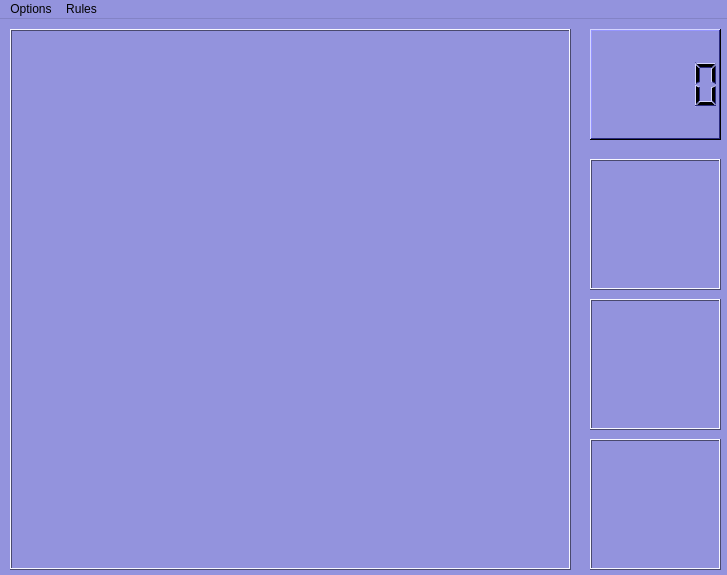
<?xml version="1.0" encoding="UTF-8"?>
<ui version="4.0">
 <class>MainWindow</class>
 <widget class="QMainWindow" name="MainWindow">
  <property name="geometry">
   <rect>
    <x>0</x>
    <y>0</y>
    <width>727</width>
    <height>575</height>
   </rect>
  </property>
  <property name="sizePolicy">
   <sizepolicy hsizetype="Fixed" vsizetype="Fixed">
    <horstretch>0</horstretch>
    <verstretch>0</verstretch>
   </sizepolicy>
  </property>
  <property name="minimumSize">
   <size>
    <width>727</width>
    <height>575</height>
   </size>
  </property>
  <property name="maximumSize">
   <size>
    <width>727</width>
    <height>575</height>
   </size>
  </property>
  <property name="palette">
   <palette>
    <active>
     <colorrole role="WindowText">
      <brush brushstyle="SolidPattern">
       <color alpha="255">
        <red>0</red>
        <green>0</green>
        <blue>0</blue>
       </color>
      </brush>
     </colorrole>
     <colorrole role="Button">
      <brush brushstyle="SolidPattern">
       <color alpha="255">
        <red>147</red>
        <green>147</green>
        <blue>221</blue>
       </color>
      </brush>
     </colorrole>
     <colorrole role="Light">
      <brush brushstyle="SolidPattern">
       <color alpha="255">
        <red>247</red>
        <green>247</green>
        <blue>255</blue>
       </color>
      </brush>
     </colorrole>
     <colorrole role="Midlight">
      <brush brushstyle="SolidPattern">
       <color alpha="255">
        <red>197</red>
        <green>197</green>
        <blue>238</blue>
       </color>
      </brush>
     </colorrole>
     <colorrole role="Dark">
      <brush brushstyle="SolidPattern">
       <color alpha="255">
        <red>73</red>
        <green>73</green>
        <blue>110</blue>
       </color>
      </brush>
     </colorrole>
     <colorrole role="Mid">
      <brush brushstyle="SolidPattern">
       <color alpha="255">
        <red>98</red>
        <green>98</green>
        <blue>147</blue>
       </color>
      </brush>
     </colorrole>
     <colorrole role="Text">
      <brush brushstyle="SolidPattern">
       <color alpha="255">
        <red>0</red>
        <green>0</green>
        <blue>0</blue>
       </color>
      </brush>
     </colorrole>
     <colorrole role="BrightText">
      <brush brushstyle="SolidPattern">
       <color alpha="255">
        <red>255</red>
        <green>255</green>
        <blue>255</blue>
       </color>
      </brush>
     </colorrole>
     <colorrole role="ButtonText">
      <brush brushstyle="SolidPattern">
       <color alpha="255">
        <red>0</red>
        <green>0</green>
        <blue>0</blue>
       </color>
      </brush>
     </colorrole>
     <colorrole role="Base">
      <brush brushstyle="SolidPattern">
       <color alpha="255">
        <red>255</red>
        <green>255</green>
        <blue>255</blue>
       </color>
      </brush>
     </colorrole>
     <colorrole role="Window">
      <brush brushstyle="SolidPattern">
       <color alpha="255">
        <red>147</red>
        <green>147</green>
        <blue>221</blue>
       </color>
      </brush>
     </colorrole>
     <colorrole role="Shadow">
      <brush brushstyle="SolidPattern">
       <color alpha="255">
        <red>0</red>
        <green>0</green>
        <blue>0</blue>
       </color>
      </brush>
     </colorrole>
     <colorrole role="AlternateBase">
      <brush brushstyle="SolidPattern">
       <color alpha="255">
        <red>201</red>
        <green>201</green>
        <blue>238</blue>
       </color>
      </brush>
     </colorrole>
     <colorrole role="ToolTipBase">
      <brush brushstyle="SolidPattern">
       <color alpha="255">
        <red>255</red>
        <green>255</green>
        <blue>220</blue>
       </color>
      </brush>
     </colorrole>
     <colorrole role="ToolTipText">
      <brush brushstyle="SolidPattern">
       <color alpha="255">
        <red>0</red>
        <green>0</green>
        <blue>0</blue>
       </color>
      </brush>
     </colorrole>
    </active>
    <inactive>
     <colorrole role="WindowText">
      <brush brushstyle="SolidPattern">
       <color alpha="255">
        <red>0</red>
        <green>0</green>
        <blue>0</blue>
       </color>
      </brush>
     </colorrole>
     <colorrole role="Button">
      <brush brushstyle="SolidPattern">
       <color alpha="255">
        <red>147</red>
        <green>147</green>
        <blue>221</blue>
       </color>
      </brush>
     </colorrole>
     <colorrole role="Light">
      <brush brushstyle="SolidPattern">
       <color alpha="255">
        <red>247</red>
        <green>247</green>
        <blue>255</blue>
       </color>
      </brush>
     </colorrole>
     <colorrole role="Midlight">
      <brush brushstyle="SolidPattern">
       <color alpha="255">
        <red>197</red>
        <green>197</green>
        <blue>238</blue>
       </color>
      </brush>
     </colorrole>
     <colorrole role="Dark">
      <brush brushstyle="SolidPattern">
       <color alpha="255">
        <red>73</red>
        <green>73</green>
        <blue>110</blue>
       </color>
      </brush>
     </colorrole>
     <colorrole role="Mid">
      <brush brushstyle="SolidPattern">
       <color alpha="255">
        <red>98</red>
        <green>98</green>
        <blue>147</blue>
       </color>
      </brush>
     </colorrole>
     <colorrole role="Text">
      <brush brushstyle="SolidPattern">
       <color alpha="255">
        <red>0</red>
        <green>0</green>
        <blue>0</blue>
       </color>
      </brush>
     </colorrole>
     <colorrole role="BrightText">
      <brush brushstyle="SolidPattern">
       <color alpha="255">
        <red>255</red>
        <green>255</green>
        <blue>255</blue>
       </color>
      </brush>
     </colorrole>
     <colorrole role="ButtonText">
      <brush brushstyle="SolidPattern">
       <color alpha="255">
        <red>0</red>
        <green>0</green>
        <blue>0</blue>
       </color>
      </brush>
     </colorrole>
     <colorrole role="Base">
      <brush brushstyle="SolidPattern">
       <color alpha="255">
        <red>255</red>
        <green>255</green>
        <blue>255</blue>
       </color>
      </brush>
     </colorrole>
     <colorrole role="Window">
      <brush brushstyle="SolidPattern">
       <color alpha="255">
        <red>147</red>
        <green>147</green>
        <blue>221</blue>
       </color>
      </brush>
     </colorrole>
     <colorrole role="Shadow">
      <brush brushstyle="SolidPattern">
       <color alpha="255">
        <red>0</red>
        <green>0</green>
        <blue>0</blue>
       </color>
      </brush>
     </colorrole>
     <colorrole role="AlternateBase">
      <brush brushstyle="SolidPattern">
       <color alpha="255">
        <red>201</red>
        <green>201</green>
        <blue>238</blue>
       </color>
      </brush>
     </colorrole>
     <colorrole role="ToolTipBase">
      <brush brushstyle="SolidPattern">
       <color alpha="255">
        <red>255</red>
        <green>255</green>
        <blue>220</blue>
       </color>
      </brush>
     </colorrole>
     <colorrole role="ToolTipText">
      <brush brushstyle="SolidPattern">
       <color alpha="255">
        <red>0</red>
        <green>0</green>
        <blue>0</blue>
       </color>
      </brush>
     </colorrole>
    </inactive>
    <disabled>
     <colorrole role="WindowText">
      <brush brushstyle="SolidPattern">
       <color alpha="255">
        <red>73</red>
        <green>73</green>
        <blue>110</blue>
       </color>
      </brush>
     </colorrole>
     <colorrole role="Button">
      <brush brushstyle="SolidPattern">
       <color alpha="255">
        <red>147</red>
        <green>147</green>
        <blue>221</blue>
       </color>
      </brush>
     </colorrole>
     <colorrole role="Light">
      <brush brushstyle="SolidPattern">
       <color alpha="255">
        <red>247</red>
        <green>247</green>
        <blue>255</blue>
       </color>
      </brush>
     </colorrole>
     <colorrole role="Midlight">
      <brush brushstyle="SolidPattern">
       <color alpha="255">
        <red>197</red>
        <green>197</green>
        <blue>238</blue>
       </color>
      </brush>
     </colorrole>
     <colorrole role="Dark">
      <brush brushstyle="SolidPattern">
       <color alpha="255">
        <red>73</red>
        <green>73</green>
        <blue>110</blue>
       </color>
      </brush>
     </colorrole>
     <colorrole role="Mid">
      <brush brushstyle="SolidPattern">
       <color alpha="255">
        <red>98</red>
        <green>98</green>
        <blue>147</blue>
       </color>
      </brush>
     </colorrole>
     <colorrole role="Text">
      <brush brushstyle="SolidPattern">
       <color alpha="255">
        <red>73</red>
        <green>73</green>
        <blue>110</blue>
       </color>
      </brush>
     </colorrole>
     <colorrole role="BrightText">
      <brush brushstyle="SolidPattern">
       <color alpha="255">
        <red>255</red>
        <green>255</green>
        <blue>255</blue>
       </color>
      </brush>
     </colorrole>
     <colorrole role="ButtonText">
      <brush brushstyle="SolidPattern">
       <color alpha="255">
        <red>73</red>
        <green>73</green>
        <blue>110</blue>
       </color>
      </brush>
     </colorrole>
     <colorrole role="Base">
      <brush brushstyle="SolidPattern">
       <color alpha="255">
        <red>147</red>
        <green>147</green>
        <blue>221</blue>
       </color>
      </brush>
     </colorrole>
     <colorrole role="Window">
      <brush brushstyle="SolidPattern">
       <color alpha="255">
        <red>147</red>
        <green>147</green>
        <blue>221</blue>
       </color>
      </brush>
     </colorrole>
     <colorrole role="Shadow">
      <brush brushstyle="SolidPattern">
       <color alpha="255">
        <red>0</red>
        <green>0</green>
        <blue>0</blue>
       </color>
      </brush>
     </colorrole>
     <colorrole role="AlternateBase">
      <brush brushstyle="SolidPattern">
       <color alpha="255">
        <red>147</red>
        <green>147</green>
        <blue>221</blue>
       </color>
      </brush>
     </colorrole>
     <colorrole role="ToolTipBase">
      <brush brushstyle="SolidPattern">
       <color alpha="255">
        <red>255</red>
        <green>255</green>
        <blue>220</blue>
       </color>
      </brush>
     </colorrole>
     <colorrole role="ToolTipText">
      <brush brushstyle="SolidPattern">
       <color alpha="255">
        <red>0</red>
        <green>0</green>
        <blue>0</blue>
       </color>
      </brush>
     </colorrole>
    </disabled>
   </palette>
  </property>
  <property name="windowTitle">
   <string>1010 Deluxe!</string>
  </property>
  <property name="windowIcon">
   <iconset theme="1010">
    <normaloff>s1200.png</normaloff>s1200.png</iconset>
  </property>
  <widget class="QWidget" name="centralwidget">
   <widget class="QLCDNumber" name="lcdScore">
    <property name="geometry">
     <rect>
      <x>590</x>
      <y>10</y>
      <width>131</width>
      <height>111</height>
     </rect>
    </property>
    <property name="palette">
     <palette>
      <active>
       <colorrole role="WindowText">
        <brush brushstyle="SolidPattern">
         <color alpha="255">
          <red>0</red>
          <green>0</green>
          <blue>0</blue>
         </color>
        </brush>
       </colorrole>
       <colorrole role="Button">
        <brush brushstyle="SolidPattern">
         <color alpha="255">
          <red>85</red>
          <green>85</green>
          <blue>255</blue>
         </color>
        </brush>
       </colorrole>
       <colorrole role="Light">
        <brush brushstyle="SolidPattern">
         <color alpha="255">
          <red>213</red>
          <green>213</green>
          <blue>255</blue>
         </color>
        </brush>
       </colorrole>
       <colorrole role="Midlight">
        <brush brushstyle="SolidPattern">
         <color alpha="255">
          <red>149</red>
          <green>149</green>
          <blue>255</blue>
         </color>
        </brush>
       </colorrole>
       <colorrole role="Dark">
        <brush brushstyle="SolidPattern">
         <color alpha="255">
          <red>42</red>
          <green>42</green>
          <blue>127</blue>
         </color>
        </brush>
       </colorrole>
       <colorrole role="Mid">
        <brush brushstyle="SolidPattern">
         <color alpha="255">
          <red>56</red>
          <green>56</green>
          <blue>170</blue>
         </color>
        </brush>
       </colorrole>
       <colorrole role="Text">
        <brush brushstyle="SolidPattern">
         <color alpha="255">
          <red>0</red>
          <green>0</green>
          <blue>0</blue>
         </color>
        </brush>
       </colorrole>
       <colorrole role="BrightText">
        <brush brushstyle="SolidPattern">
         <color alpha="255">
          <red>255</red>
          <green>255</green>
          <blue>255</blue>
         </color>
        </brush>
       </colorrole>
       <colorrole role="ButtonText">
        <brush brushstyle="SolidPattern">
         <color alpha="255">
          <red>0</red>
          <green>0</green>
          <blue>0</blue>
         </color>
        </brush>
       </colorrole>
       <colorrole role="Base">
        <brush brushstyle="SolidPattern">
         <color alpha="255">
          <red>255</red>
          <green>255</green>
          <blue>255</blue>
         </color>
        </brush>
       </colorrole>
       <colorrole role="Window">
        <brush brushstyle="SolidPattern">
         <color alpha="255">
          <red>85</red>
          <green>85</green>
          <blue>255</blue>
         </color>
        </brush>
       </colorrole>
       <colorrole role="Shadow">
        <brush brushstyle="SolidPattern">
         <color alpha="255">
          <red>0</red>
          <green>0</green>
          <blue>0</blue>
         </color>
        </brush>
       </colorrole>
       <colorrole role="AlternateBase">
        <brush brushstyle="SolidPattern">
         <color alpha="255">
          <red>170</red>
          <green>170</green>
          <blue>255</blue>
         </color>
        </brush>
       </colorrole>
       <colorrole role="ToolTipBase">
        <brush brushstyle="SolidPattern">
         <color alpha="255">
          <red>255</red>
          <green>255</green>
          <blue>220</blue>
         </color>
        </brush>
       </colorrole>
       <colorrole role="ToolTipText">
        <brush brushstyle="SolidPattern">
         <color alpha="255">
          <red>0</red>
          <green>0</green>
          <blue>0</blue>
         </color>
        </brush>
       </colorrole>
      </active>
      <inactive>
       <colorrole role="WindowText">
        <brush brushstyle="SolidPattern">
         <color alpha="255">
          <red>0</red>
          <green>0</green>
          <blue>0</blue>
         </color>
        </brush>
       </colorrole>
       <colorrole role="Button">
        <brush brushstyle="SolidPattern">
         <color alpha="255">
          <red>85</red>
          <green>85</green>
          <blue>255</blue>
         </color>
        </brush>
       </colorrole>
       <colorrole role="Light">
        <brush brushstyle="SolidPattern">
         <color alpha="255">
          <red>213</red>
          <green>213</green>
          <blue>255</blue>
         </color>
        </brush>
       </colorrole>
       <colorrole role="Midlight">
        <brush brushstyle="SolidPattern">
         <color alpha="255">
          <red>149</red>
          <green>149</green>
          <blue>255</blue>
         </color>
        </brush>
       </colorrole>
       <colorrole role="Dark">
        <brush brushstyle="SolidPattern">
         <color alpha="255">
          <red>42</red>
          <green>42</green>
          <blue>127</blue>
         </color>
        </brush>
       </colorrole>
       <colorrole role="Mid">
        <brush brushstyle="SolidPattern">
         <color alpha="255">
          <red>56</red>
          <green>56</green>
          <blue>170</blue>
         </color>
        </brush>
       </colorrole>
       <colorrole role="Text">
        <brush brushstyle="SolidPattern">
         <color alpha="255">
          <red>0</red>
          <green>0</green>
          <blue>0</blue>
         </color>
        </brush>
       </colorrole>
       <colorrole role="BrightText">
        <brush brushstyle="SolidPattern">
         <color alpha="255">
          <red>255</red>
          <green>255</green>
          <blue>255</blue>
         </color>
        </brush>
       </colorrole>
       <colorrole role="ButtonText">
        <brush brushstyle="SolidPattern">
         <color alpha="255">
          <red>0</red>
          <green>0</green>
          <blue>0</blue>
         </color>
        </brush>
       </colorrole>
       <colorrole role="Base">
        <brush brushstyle="SolidPattern">
         <color alpha="255">
          <red>255</red>
          <green>255</green>
          <blue>255</blue>
         </color>
        </brush>
       </colorrole>
       <colorrole role="Window">
        <brush brushstyle="SolidPattern">
         <color alpha="255">
          <red>85</red>
          <green>85</green>
          <blue>255</blue>
         </color>
        </brush>
       </colorrole>
       <colorrole role="Shadow">
        <brush brushstyle="SolidPattern">
         <color alpha="255">
          <red>0</red>
          <green>0</green>
          <blue>0</blue>
         </color>
        </brush>
       </colorrole>
       <colorrole role="AlternateBase">
        <brush brushstyle="SolidPattern">
         <color alpha="255">
          <red>170</red>
          <green>170</green>
          <blue>255</blue>
         </color>
        </brush>
       </colorrole>
       <colorrole role="ToolTipBase">
        <brush brushstyle="SolidPattern">
         <color alpha="255">
          <red>255</red>
          <green>255</green>
          <blue>220</blue>
         </color>
        </brush>
       </colorrole>
       <colorrole role="ToolTipText">
        <brush brushstyle="SolidPattern">
         <color alpha="255">
          <red>0</red>
          <green>0</green>
          <blue>0</blue>
         </color>
        </brush>
       </colorrole>
      </inactive>
      <disabled>
       <colorrole role="WindowText">
        <brush brushstyle="SolidPattern">
         <color alpha="255">
          <red>42</red>
          <green>42</green>
          <blue>127</blue>
         </color>
        </brush>
       </colorrole>
       <colorrole role="Button">
        <brush brushstyle="SolidPattern">
         <color alpha="255">
          <red>85</red>
          <green>85</green>
          <blue>255</blue>
         </color>
        </brush>
       </colorrole>
       <colorrole role="Light">
        <brush brushstyle="SolidPattern">
         <color alpha="255">
          <red>213</red>
          <green>213</green>
          <blue>255</blue>
         </color>
        </brush>
       </colorrole>
       <colorrole role="Midlight">
        <brush brushstyle="SolidPattern">
         <color alpha="255">
          <red>149</red>
          <green>149</green>
          <blue>255</blue>
         </color>
        </brush>
       </colorrole>
       <colorrole role="Dark">
        <brush brushstyle="SolidPattern">
         <color alpha="255">
          <red>42</red>
          <green>42</green>
          <blue>127</blue>
         </color>
        </brush>
       </colorrole>
       <colorrole role="Mid">
        <brush brushstyle="SolidPattern">
         <color alpha="255">
          <red>56</red>
          <green>56</green>
          <blue>170</blue>
         </color>
        </brush>
       </colorrole>
       <colorrole role="Text">
        <brush brushstyle="SolidPattern">
         <color alpha="255">
          <red>42</red>
          <green>42</green>
          <blue>127</blue>
         </color>
        </brush>
       </colorrole>
       <colorrole role="BrightText">
        <brush brushstyle="SolidPattern">
         <color alpha="255">
          <red>255</red>
          <green>255</green>
          <blue>255</blue>
         </color>
        </brush>
       </colorrole>
       <colorrole role="ButtonText">
        <brush brushstyle="SolidPattern">
         <color alpha="255">
          <red>42</red>
          <green>42</green>
          <blue>127</blue>
         </color>
        </brush>
       </colorrole>
       <colorrole role="Base">
        <brush brushstyle="SolidPattern">
         <color alpha="255">
          <red>85</red>
          <green>85</green>
          <blue>255</blue>
         </color>
        </brush>
       </colorrole>
       <colorrole role="Window">
        <brush brushstyle="SolidPattern">
         <color alpha="255">
          <red>85</red>
          <green>85</green>
          <blue>255</blue>
         </color>
        </brush>
       </colorrole>
       <colorrole role="Shadow">
        <brush brushstyle="SolidPattern">
         <color alpha="255">
          <red>0</red>
          <green>0</green>
          <blue>0</blue>
         </color>
        </brush>
       </colorrole>
       <colorrole role="AlternateBase">
        <brush brushstyle="SolidPattern">
         <color alpha="255">
          <red>85</red>
          <green>85</green>
          <blue>255</blue>
         </color>
        </brush>
       </colorrole>
       <colorrole role="ToolTipBase">
        <brush brushstyle="SolidPattern">
         <color alpha="255">
          <red>255</red>
          <green>255</green>
          <blue>220</blue>
         </color>
        </brush>
       </colorrole>
       <colorrole role="ToolTipText">
        <brush brushstyle="SolidPattern">
         <color alpha="255">
          <red>0</red>
          <green>0</green>
          <blue>0</blue>
         </color>
        </brush>
       </colorrole>
      </disabled>
     </palette>
    </property>
    <property name="frameShape">
     <enum>QFrame::WinPanel</enum>
    </property>
    <property name="smallDecimalPoint">
     <bool>false</bool>
    </property>
   </widget>
   <widget class="QFrame" name="field">
    <property name="geometry">
     <rect>
      <x>10</x>
      <y>10</y>
      <width>561</width>
      <height>541</height>
     </rect>
    </property>
    <property name="frameShape">
     <enum>QFrame::Box</enum>
    </property>
    <property name="frameShadow">
     <enum>QFrame::Raised</enum>
    </property>
   </widget>
   <widget class="QFrame" name="setfig1">
    <property name="geometry">
     <rect>
      <x>590</x>
      <y>140</y>
      <width>131</width>
      <height>131</height>
     </rect>
    </property>
    <property name="frameShape">
     <enum>QFrame::Box</enum>
    </property>
    <property name="frameShadow">
     <enum>QFrame::Raised</enum>
    </property>
   </widget>
   <widget class="QFrame" name="setfig2">
    <property name="geometry">
     <rect>
      <x>590</x>
      <y>280</y>
      <width>131</width>
      <height>131</height>
     </rect>
    </property>
    <property name="frameShape">
     <enum>QFrame::Box</enum>
    </property>
    <property name="frameShadow">
     <enum>QFrame::Raised</enum>
    </property>
   </widget>
   <widget class="QFrame" name="setfig3">
    <property name="geometry">
     <rect>
      <x>590</x>
      <y>420</y>
      <width>131</width>
      <height>131</height>
     </rect>
    </property>
    <property name="frameShape">
     <enum>QFrame::Box</enum>
    </property>
    <property name="frameShadow">
     <enum>QFrame::Raised</enum>
    </property>
   </widget>
  </widget>
  <widget class="QMenuBar" name="menubar">
   <property name="geometry">
    <rect>
     <x>0</x>
     <y>0</y>
     <width>727</width>
     <height>21</height>
    </rect>
   </property>
   <widget class="QMenu" name="menuOptions">
    <property name="title">
     <string>Options</string>
    </property>
   </widget>
   <widget class="QMenu" name="menuRules">
    <property name="title">
     <string>Rules</string>
    </property>
   </widget>
   <addaction name="menuOptions"/>
   <addaction name="menuRules"/>
  </widget>
 </widget>
 <resources/>
 <connections/>
</ui>
